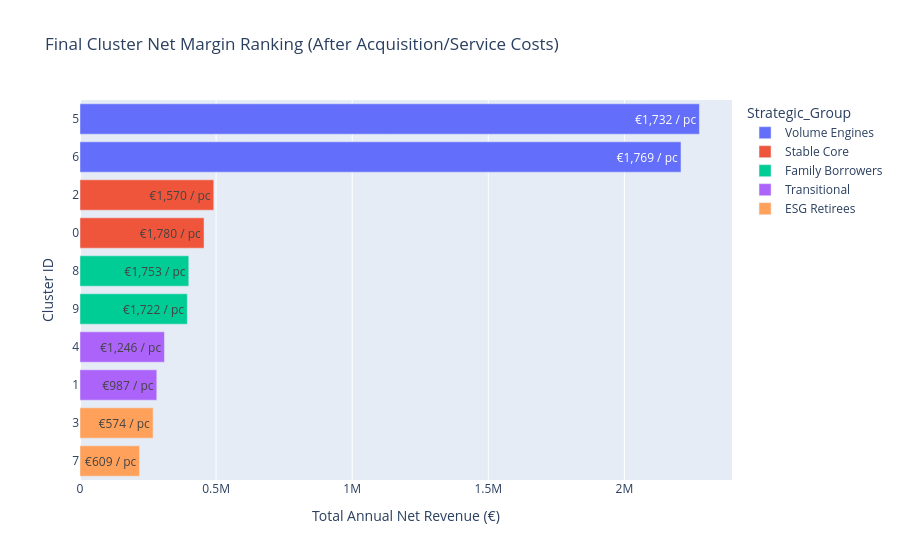

This figure's notebook cell:
### Markdown cell above
## 8. Strategic Visualizations (Rankings & Euro/Propensity Heatmap)
Uniting strategic qualitative personas (Volume Engines, Family Borrowers) with our final quantitative net economics.

### Code cell
# Phase 8: Rankings and Heatmaps
strats = {
    5: "Volume Engines", 6: "Volume Engines",
    0: "Stable Core", 2: "Stable Core",
    8: "Family Borrowers", 9: "Family Borrowers",
    3: "ESG Retirees", 7: "ESG Retirees",
    1: "Transitional", 4: "Transitional"
}
cluster_revenue['Strategic_Group'] = cluster_revenue['Cluster'].map(strats)

# Bar Chart
fig_rank = px.bar(
    cluster_revenue, x='Total_Net', y='Cluster', orientation='h',
    color='Strategic_Group', 
    text=cluster_revenue['Per_Capita_Net'].apply(lambda x: f"€{x:,.0f} / pc"),
    title="Final Cluster Net Margin Ranking (After Acquisition/Service Costs)",
    labels={'Total_Net': 'Total Annual Net Revenue (€)', 'Cluster': 'Cluster ID'}
)
fig_rank.update_layout(yaxis=dict(type='category', autorange="reversed"))
fig_rank.show()

# Heatmap (Propensities + Annotated € Overlay)
heatmap_data = df_prop.groupby('Cluster')[[f"{p}_Prop" for p in product_margins.keys()]].mean()

revenue_overlay = pd.DataFrame(index=heatmap_data.index)
for prod in product_margins.keys():
    revenue_overlay[f"{prod}_Prop"] = heatmap_data[f"{prod}_Prop"] * aum_proxies[prod] * product_margins[prod]

plt.figure(figsize=(10, 6))
sns.heatmap(heatmap_data, annot=revenue_overlay, fmt=".0f", cmap="RdYlGn", cbar_kws={'label': 'Propensity'})
plt.title("Cluster x Product Targeting Heatmap (Cell Text = Expected € Value)")
plt.ylabel("Cluster")
plt.xlabel("Product Family")
plt.show()

### Figure 1 — Plotly figure (JSON) as saved in the notebook; plotly's stock layout.template omitted (floating-point values rounded to 4 significant figures)
{"data": [{"hovertemplate": "Strategic_Group=Volume Engines<br>Total Annual Net Revenue (€)=%{x}<br>Cluster ID=%{y}<br>text=%{text}<extra></extra>", "legendgroup": "Volume Engines", "marker": {"color": "#636efa", "pattern": {"shape": ""}}, "name": "Volume Engines", "orientation": "h", "showlegend": true, "text": ["€1,732 / pc", "€1,769 / pc"], "textposition": "auto", "type": "bar", "x": [2276000.0, 2208000.0], "xaxis": "x", "y": [5, 6], "yaxis": "y"}, {"hovertemplate": "Strategic_Group=Stable Core<br>Total Annual Net Revenue (€)=%{x}<br>Cluster ID=%{y}<br>text=%{text}<extra></extra>", "legendgroup": "Stable Core", "marker": {"color": "#EF553B", "pattern": {"shape": ""}}, "name": "Stable Core", "orientation": "h", "showlegend": true, "text": ["€1,570 / pc", "€1,780 / pc"], "textposition": "auto", "type": "bar", "x": [491400.0, 455800.0], "xaxis": "x", "y": [2, 0], "yaxis": "y"}, {"hovertemplate": "Strategic_Group=Family Borrowers<br>Total Annual Net Revenue (€)=%{x}<br>Cluster ID=%{y}<br>text=%{text}<extra></extra>", "legendgroup": "Family Borrowers", "marker": {"color": "#00cc96", "pattern": {"shape": ""}}, "name": "Family Borrowers", "orientation": "h", "showlegend": true, "text": ["€1,753 / pc", "€1,722 / pc"], "textposition": "auto", "type": "bar", "x": [399700.0, 394300.0], "xaxis": "x", "y": [8, 9], "yaxis": "y"}, {"hovertemplate": "Strategic_Group=Transitional<br>Total Annual Net Revenue (€)=%{x}<br>Cluster ID=%{y}<br>text=%{text}<extra></extra>", "legendgroup": "Transitional", "marker": {"color": "#ab63fa", "pattern": {"shape": ""}}, "name": "Transitional", "orientation": "h", "showlegend": true, "text": ["€1,246 / pc", "€987 / pc"], "textposition": "auto", "type": "bar", "x": [310300.0, 282100.0], "xaxis": "x", "y": [4, 1], "yaxis": "y"}, {"hovertemplate": "Strategic_Group=ESG Retirees<br>Total Annual Net Revenue (€)=%{x}<br>Cluster ID=%{y}<br>text=%{text}<extra></extra>", "legendgroup": "ESG Retirees", "marker": {"color": "#FFA15A", "pattern": {"shape": ""}}, "name": "ESG Retirees", "orientation": "h", "showlegend": true, "text": ["€574 / pc", "€609 / pc"], "textposition": "auto", "type": "bar", "x": [268500.0, 218700.0], "xaxis": "x", "y": [3, 7], "yaxis": "y"}], "layout": {"barmode": "relative", "legend": {"title": {"text": "Strategic_Group"}, "tracegroupgap": 0}, "title": {"text": "Final Cluster Net Margin Ranking (After Acquisition/Service Costs)"}, "xaxis": {"anchor": "y", "domain": [0, 1], "title": {"text": "Total Annual Net Revenue (€)"}}, "yaxis": {"anchor": "x", "autorange": "reversed", "domain": [0, 1], "title": {"text": "Cluster ID"}, "type": "category"}}}
